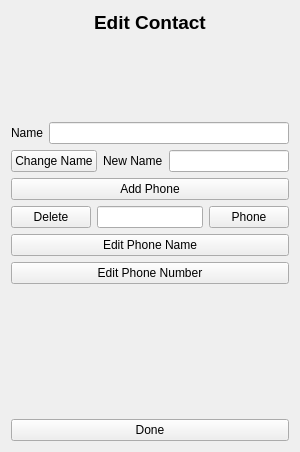
<?xml version="1.0" encoding="UTF-8"?>
<ui version="4.0">
 <class>EditContact</class>
 <widget class="QWidget" name="EditContact">
  <property name="geometry">
   <rect>
    <x>0</x>
    <y>0</y>
    <width>300</width>
    <height>452</height>
   </rect>
  </property>
  <property name="windowTitle">
   <string>Form</string>
  </property>
  <layout class="QVBoxLayout" name="verticalLayout">
   <item>
    <layout class="QHBoxLayout" name="horizontalLayout_3">
     <item>
      <spacer name="horizontalSpacer">
       <property name="orientation">
        <enum>Qt::Horizontal</enum>
       </property>
       <property name="sizeHint" stdset="0">
        <size>
         <width>40</width>
         <height>20</height>
        </size>
       </property>
      </spacer>
     </item>
     <item>
      <widget class="QLabel" name="label_2">
       <property name="font">
        <font>
         <pointsize>14</pointsize>
         <weight>75</weight>
         <bold>true</bold>
        </font>
       </property>
       <property name="text">
        <string>Edit Contact</string>
       </property>
      </widget>
     </item>
     <item>
      <spacer name="horizontalSpacer_2">
       <property name="orientation">
        <enum>Qt::Horizontal</enum>
       </property>
       <property name="sizeHint" stdset="0">
        <size>
         <width>40</width>
         <height>20</height>
        </size>
       </property>
      </spacer>
     </item>
    </layout>
   </item>
   <item>
    <spacer name="verticalSpacer_2">
     <property name="orientation">
      <enum>Qt::Vertical</enum>
     </property>
     <property name="sizeHint" stdset="0">
      <size>
       <width>20</width>
       <height>40</height>
      </size>
     </property>
    </spacer>
   </item>
   <item>
    <layout class="QHBoxLayout" name="horizontalLayout">
     <item>
      <widget class="QLabel" name="label">
       <property name="text">
        <string>Name</string>
       </property>
      </widget>
     </item>
     <item>
      <widget class="QLineEdit" name="NamelineEdit">
       <property name="text">
        <string/>
       </property>
      </widget>
     </item>
    </layout>
   </item>
   <item>
    <layout class="QHBoxLayout" name="horizontalLayout_5">
     <item>
      <widget class="QPushButton" name="ChangeNameButton">
       <property name="text">
        <string>Change Name</string>
       </property>
      </widget>
     </item>
     <item>
      <layout class="QHBoxLayout" name="horizontalLayout_2">
       <item>
        <widget class="QLabel" name="label_3">
         <property name="text">
          <string>New Name</string>
         </property>
        </widget>
       </item>
       <item>
        <widget class="QLineEdit" name="NewNameEdit"/>
       </item>
      </layout>
     </item>
    </layout>
   </item>
   <item>
    <widget class="QPushButton" name="AddPhoneButton">
     <property name="text">
      <string>Add Phone</string>
     </property>
    </widget>
   </item>
   <item>
    <layout class="QHBoxLayout" name="horizontalLayout_4">
     <item>
      <widget class="QPushButton" name="DelPhoneButton">
       <property name="text">
        <string>Delete</string>
       </property>
      </widget>
     </item>
     <item>
      <widget class="QLineEdit" name="DelEdit"/>
     </item>
     <item>
      <widget class="QPushButton" name="DelPhButton">
       <property name="text">
        <string>Phone</string>
       </property>
      </widget>
     </item>
    </layout>
   </item>
   <item>
    <widget class="QPushButton" name="EditPhoneNameButton">
     <property name="text">
      <string>Edit Phone Name</string>
     </property>
    </widget>
   </item>
   <item>
    <widget class="QPushButton" name="EditPhoneNumButton">
     <property name="text">
      <string>Edit Phone Number</string>
     </property>
    </widget>
   </item>
   <item>
    <spacer name="verticalSpacer">
     <property name="orientation">
      <enum>Qt::Vertical</enum>
     </property>
     <property name="sizeHint" stdset="0">
      <size>
       <width>20</width>
       <height>129</height>
      </size>
     </property>
    </spacer>
   </item>
   <item>
    <widget class="QPushButton" name="DoneButton">
     <property name="text">
      <string>Done</string>
     </property>
    </widget>
   </item>
  </layout>
 </widget>
 <resources/>
 <connections>
  <connection>
   <sender>DelPhButton</sender>
   <signal>clicked()</signal>
   <receiver>DelPhoneButton</receiver>
   <slot>click()</slot>
   <hints>
    <hint type="sourcelabel">
     <x>247</x>
     <y>203</y>
    </hint>
    <hint type="destinationlabel">
     <x>78</x>
     <y>201</y>
    </hint>
   </hints>
  </connection>
 </connections>
</ui>
